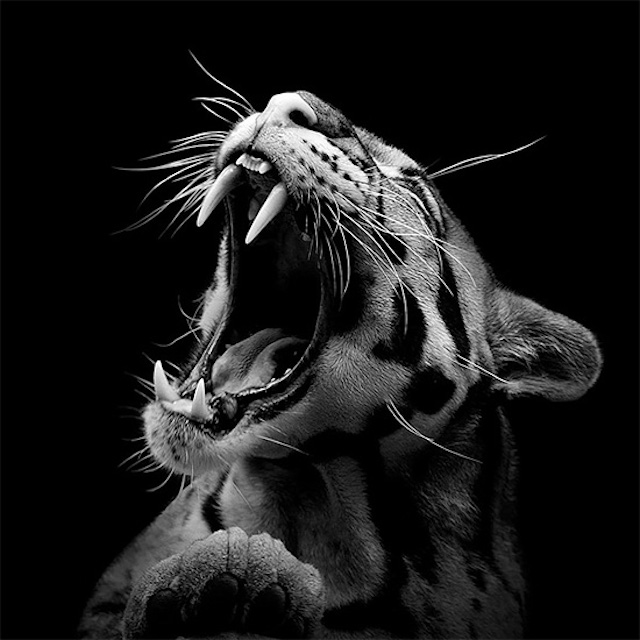
#> input picture part2_Dimo/images/image.png, 640 x 640 px, given in place of image.jpg, which was not available
$ python dwt.py
#> lines starting #> are read from the running program, lines starting #| are printed output that depends on the picture; pictures that were not available may be replaced by others from this repository, and a replacement may not be noted
import numpy as np
import pywt
import os
from PIL import Image
from scipy.fftpack import dct
from scipy.fftpack import idct
from PIL import Image, ImageDraw, ImageFont

current_path = str(os.path.dirname(os.path.abspath(__file__)))

image = 'image.jpg'
watermark = 'watermark.png'


def convert_image(image_name, size):
    img = Image.open('./images/' + image_name).resize((size, size), 1)
    img = img.convert('L')
    img.save('./result/' + image_name)

    image_array = np.array(img.getdata(), dtype=np.float64).reshape((size, size))
    print(image_array[0][0])
    print(image_array[10][10])

    return image_array


def process_coefficients(imArray, model, level):
    coeffs = pywt.wavedec2(data=imArray, wavelet=model, level=level)
    coeffs_H = list(coeffs)
    return coeffs_H


def embed_mod2(coeff_image, coeff_watermark, offset=0):
    for i in range(coeff_watermark.__len__()):
        for j in range(coeff_watermark[i].__len__()):
            coeff_image[i*2+offset][j*2+offset] = coeff_watermark[i][j]
    return coeff_image


def embed_mod4(coeff_image, coeff_watermark):
    for i in range(coeff_watermark.__len__()):
        for j in range(coeff_watermark[i].__len__()):
            coeff_image[i*4][j*4] = coeff_watermark[i][j]
    return coeff_image


def embed_watermark(watermark_array, orig_image):
    watermark_flat = watermark_array.ravel()
    ind = 0

    for x in range(0, orig_image.__len__(), 8):
        for y in range(0, orig_image.__len__(), 8):
            if ind < watermark_flat.__len__():
                subdct = orig_image[x:x+8, y:y+8]
                subdct[5][5] = watermark_flat[ind]
                orig_image[x:x+8, y:y+8] = subdct
                ind += 1

    return orig_image


def apply_dct(image_array):
    size = image_array[0].__len__()
    all_subdct = np.empty((size, size))
    for i in range(0, size, 8):
        for j in range(0, size, 8):
            subpixels = image_array[i:i+8, j:j+8]
            subdct = dct(dct(subpixels.T, norm="ortho").T, norm="ortho")
            all_subdct[i:i+8, j:j+8] = subdct
    return all_subdct


def inverse_dct(all_subdct):
    size = all_subdct[0].__len__()
    all_subidct = np.empty((size, size))
    for i in range(0, size, 8):
        for j in range(0, size, 8):
            subidct = idct(idct(all_subdct[i:i+8, j:j+8].T, norm="ortho").T, norm="ortho")
            all_subidct[i:i+8, j:j+8] = subidct
    return all_subidct


def get_watermark(dct_watermarked_coeff, watermark_size):
    subwatermarks = []

    for x in range(0, dct_watermarked_coeff.__len__(), 8):
        for y in range(0, dct_watermarked_coeff.__len__(), 8):
            coeff_slice = dct_watermarked_coeff[x:x+8, y:y+8]
            subwatermarks.append(coeff_slice[5][5])

    watermark = np.array(subwatermarks).reshape(watermark_size, watermark_size)
    return watermark


def recover_watermark(image_array, model='haar', level=1):
    coeffs_watermarked_image = process_coefficients(image_array, model, level=level)
    dct_watermarked_coeff = apply_dct(coeffs_watermarked_image[0])

    watermark_array = get_watermark(dct_watermarked_coeff, 128)
    watermark_array = np.uint8(watermark_array)

    img = Image.fromarray(watermark_array)
    img.save('./result/recovered_watermark.jpg')


def print_image_from_array(image_array, name, label=None):
    image_array_copy = image_array.clip(0, 255)
    image_array_copy = image_array_copy.astype("uint8")
    img = Image.fromarray(image_array_copy)

    if label:
        draw = ImageDraw.Draw(img)
        font_size = max(20, img.width // 40)
        try:
            font = ImageFont.truetype("C:/Windows/Fonts/arialbd.ttf", font_size)
        except:
            font = ImageFont.load_default()

        padding = 10

        # Адаптиране на цветовете спрямо режима на картинката
        if img.mode == 'L':
            bg_color = 0        # черно (grayscale int)
            text_color = 255    # бяло (grayscale int)
        elif img.mode == 'RGBA':
            bg_color = (0, 0, 0, 180)
            text_color = (255, 255, 255, 255)
        else:  # RGB
            bg_color = (0, 0, 0)
            text_color = (255, 255, 255)

        bbox = draw.textbbox((padding, padding), label, font=font)
        draw.rectangle(
            [bbox[0] - 5, bbox[1] - 5, bbox[2] + 5, bbox[3] + 5],
            fill=bg_color
        )
        draw.text((padding, padding), label, fill=text_color, font=font)

    img.save('./result/' + name)


def w2d(img):
    model = 'haar'
    level = 1

    image_array = convert_image(image, 2048)
#| 32.0
#| 0.0
    print_image_from_array(image_array, 'step1_original.jpg',
        label='Стъпка 1: Оригинална картинка')
#> in print_image_from_array, `bbox = draw.textbbox((padding, padding), label, font=font)`: bbox = (10, 20, 885, 69)

    watermark_array = convert_image(watermark, 128)
#> call 2 of convert_image, with image_name = 'watermark.png', size = 128
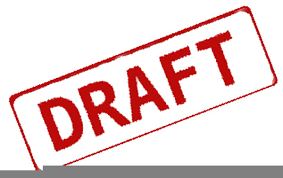
#> input picture part2_Dimo/images/watermark.png, 283 x 178 px
#| 255.0
#| 255.0
    print_image_from_array(watermark_array, 'step2_watermark.jpg',
        label='Стъпка 2: Watermark изображение')
#> call 2 of print_image_from_array, with name = 'step2_watermark.jpg', label = 'Стъпка 2: Watermark изображение'
#> in print_image_from_array (call 2), `bbox = draw.textbbox((padding, padding), label, font=font)`: bbox = (10, 13, 378, 33)
#> in print_image_from_array (call 2), `img.save('./result/' + name)`:
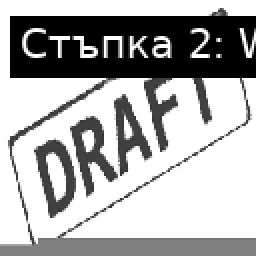
#> saved as step2_watermark.jpg: PIL image 128x128 L (shown 2 times larger); min 0, max 255, mean 172

    coeffs_image = process_coefficients(image_array, model, level=level)
#> in process_coefficients, `coeffs = pywt.wavedec2(data=imArray, wavelet=model, level=level)`: coeffs = 2 items
#> coeffs_image = 2 items
    print_image_from_array(coeffs_image[0], 'step3_dwt_LL_band.jpg',
        label='Стъпка 3: DWT коефициенти (LL подлента)')

    dct_array = apply_dct(coeffs_image[0])
#> in apply_dct, `size = image_array[0].__len__()`: size = 1024
#> after the loop in apply_dct, `for i in range(0, size, 8):`:
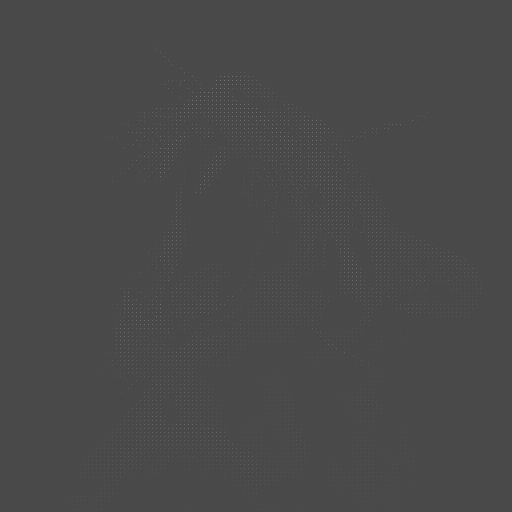
#> all_subdct: shape (1024, 1024) float64 (shown at 1/2 size); min -1644.4, max 4044.8, mean 6.8; drawn with min black and max white
    print_image_from_array(dct_array, 'step4_dct_of_LL.jpg',
        label='Стъпка 4: DCT върху LL подлентата')

    dct_array = embed_watermark(watermark_array, dct_array)
#> in embed_watermark, `watermark_flat = watermark_array.ravel()`: watermark_flat = 16384 values, max 255 at index 0, min 51 at index 1257, mean 220.6
#> after the loop in embed_watermark, `for x in range(0, orig_image.__len__(), 8):`: ind = 16384
    print_image_from_array(dct_array, 'step5_dct_with_watermark.jpg',
        label='Стъпка 5: DCT коефициенти с вграден watermark')
#> in print_image_from_array (call 5), `bbox = draw.textbbox((padding, padding), label, font=font)`: bbox = (10, 15, 667, 39)
#> in print_image_from_array (call 5), `img.save('./result/' + name)`:
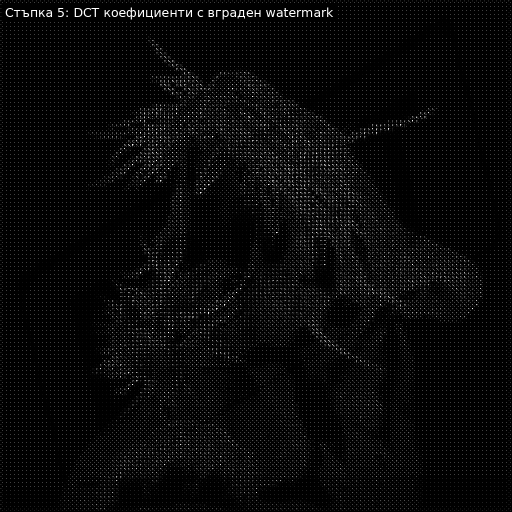
#> saved as step5_dct_with_watermark.jpg: PIL image 1024x1024 L (shown at 1/2 size); min 0, max 255, mean 9.1

    coeffs_image[0] = inverse_dct(dct_array)
#> in inverse_dct, `size = all_subdct[0].__len__()`: size = 1024
#> after the loop in inverse_dct, `for i in range(0, size, 8):`:
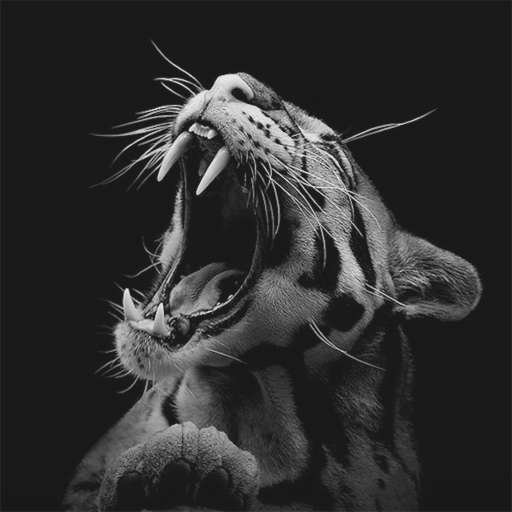
#> all_subidct: shape (1024, 1024) float64 (shown at 1/2 size); min -63.05, max 572.1, mean 54.2; drawn with min black and max white
    print_image_from_array(coeffs_image[0], 'step6_idct_result.jpg',
        label='Стъпка 6: Обратен DCT (IDCT) след вграждането')
#> in print_image_from_array (call 6), `bbox = draw.textbbox((padding, padding), label, font=font)`: bbox = (10, 14, 660, 39)
#> in print_image_from_array (call 6), `img.save('./result/' + name)`:
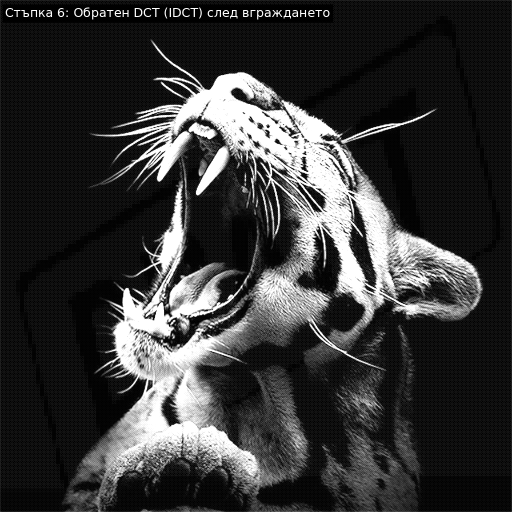
#> saved as step6_idct_result.jpg: PIL image 1024x1024 L (shown at 1/2 size); min 0, max 255, mean 54.7

    image_array_H = pywt.waverec2(coeffs_image, model)
    print_image_from_array(image_array_H, 'image_with_watermark.jpg',
        label='Стъпка 7: Реконструирана картинка с watermark')

    recover_watermark(image_array=image_array_H, model=model, level=level)
#> in recover_watermark, `coeffs_watermarked_image = process_coefficients(image_array, model, le..`: coeffs_watermarked_image = 2 items
#> after the loop in get_watermark, `for x in range(0, dct_watermarked_coeff.__len__(), 8):`: subwatermarks = 16384 values, max 255 at index 2997, min 51 at index 1257, mean 220.6
#> in get_watermark, `watermark = np.array(subwatermarks).reshape(watermark_size, watermark_..`:
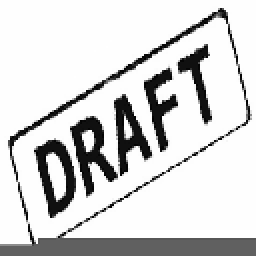
#> watermark: shape (128, 128) float64 (shown 2 times larger); min 51, max 255, mean 220.6; drawn with min black and max white

w2d("test")
